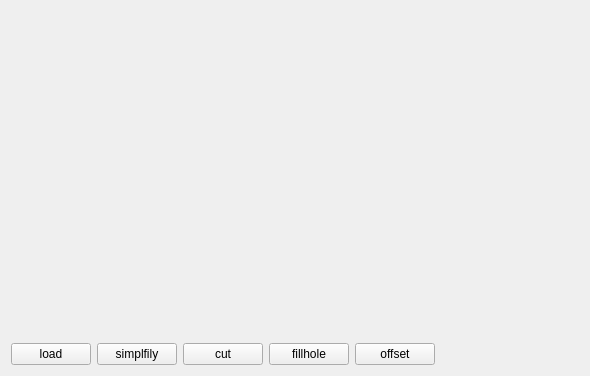
<?xml version="1.0" encoding="UTF-8"?>
<ui version="4.0">
 <class>Widget</class>
 <widget class="QWidget" name="Widget">
  <property name="geometry">
   <rect>
    <x>0</x>
    <y>0</y>
    <width>590</width>
    <height>376</height>
   </rect>
  </property>
  <property name="windowTitle">
   <string>Widget</string>
  </property>
  <layout class="QVBoxLayout" name="verticalLayout">
   <item>
    <widget class="QWidget" name="widget" native="true">
     <property name="sizePolicy">
      <sizepolicy hsizetype="Preferred" vsizetype="Expanding">
       <horstretch>0</horstretch>
       <verstretch>0</verstretch>
      </sizepolicy>
     </property>
    </widget>
   </item>
   <item>
    <layout class="QHBoxLayout" name="horizontalLayout">
     <item>
      <widget class="QPushButton" name="pushButton_load">
       <property name="text">
        <string>load</string>
       </property>
      </widget>
     </item>
     <item>
      <widget class="QPushButton" name="pushButton_simplfily">
       <property name="text">
        <string>simplfily</string>
       </property>
      </widget>
     </item>
     <item>
      <widget class="QPushButton" name="pushButton_cut">
       <property name="text">
        <string>cut</string>
       </property>
      </widget>
     </item>
     <item>
      <widget class="QPushButton" name="pushButton_fillhole">
       <property name="text">
        <string>fillhole</string>
       </property>
      </widget>
     </item>
     <item>
      <widget class="QPushButton" name="pushButton_offset">
       <property name="text">
        <string>offset</string>
       </property>
      </widget>
     </item>
     <item>
      <spacer name="horizontalSpacer">
       <property name="orientation">
        <enum>Qt::Horizontal</enum>
       </property>
       <property name="sizeHint" stdset="0">
        <size>
         <width>40</width>
         <height>20</height>
        </size>
       </property>
      </spacer>
     </item>
    </layout>
   </item>
  </layout>
 </widget>
 <resources/>
 <connections/>
</ui>
